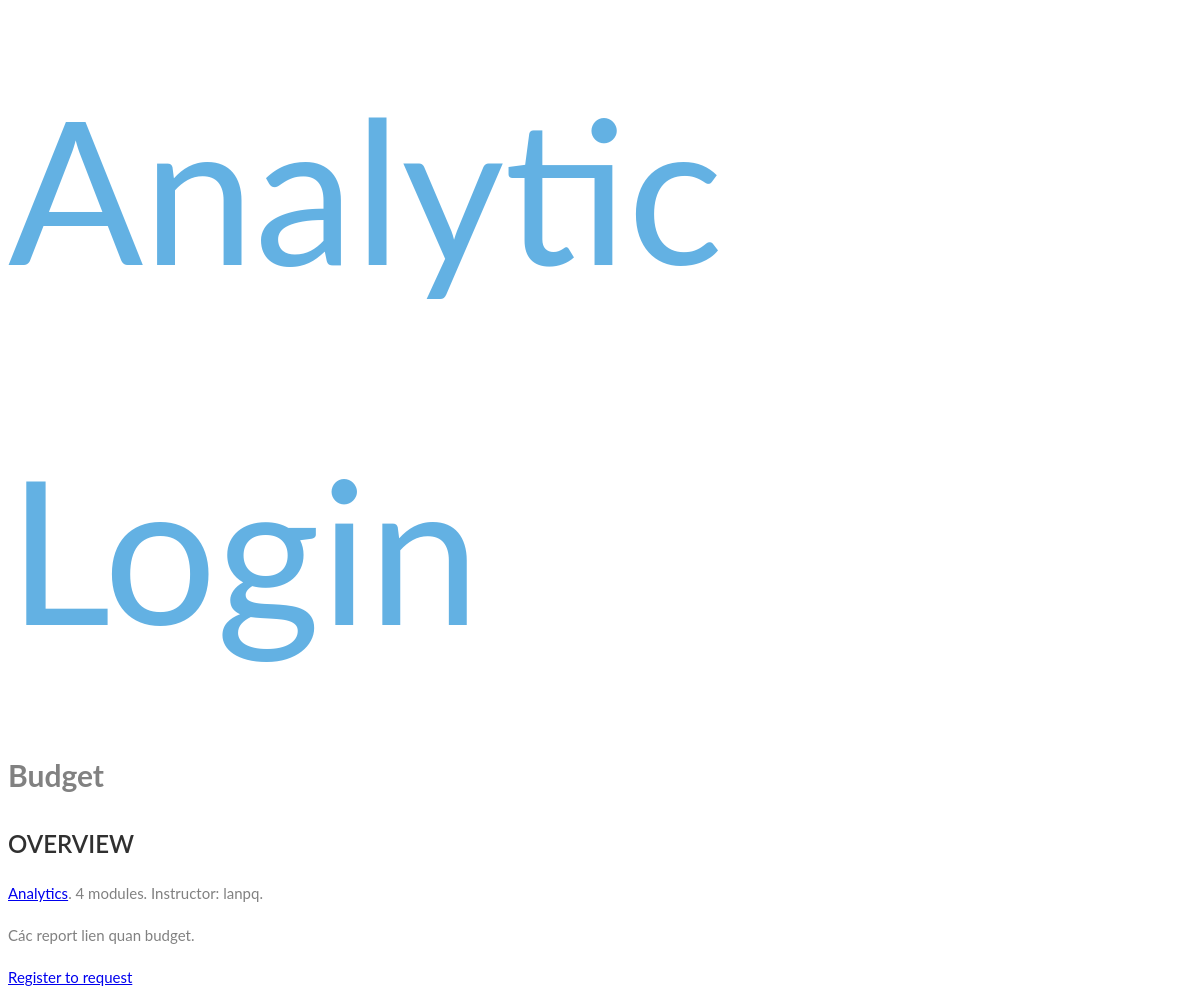
Screenshot of /menuheader/budget/ with the database file from the repository.
### menu/models.py (models this page shows, shortened)
class MenuHeader(models.Model):
    owner = models.ForeignKey(User, related_name='rel_menu_headers_users')
    menufunction = models.ForeignKey(MenuFunction, related_name='rel_menu_headers_functions')
    employees = models.ManyToManyField(User, related_name='rel_menuheaders_employees', blank=True)
    name= models.CharField(max_length=200, db_index=True)
    slug = models.SlugField(max_length=200, db_index=True, unique=True)
    image = models.ImageField(upload_to='image/menuheader/%Y/%m/%d', blank=True)
    description = models.TextField(blank=True)
    orderview = models.PositiveIntegerField()
    available = models.BooleanField(default=True)
    createddate = models.DateTimeField(auto_now_add=True)
    updateddate = models.DateTimeField(auto_now=True)
    class Meta:
        ordering = ('name',)
        verbose_name = 'menu header'
        verbose_name_plural = 'menu headers'

class MenuFunction(models.Model):
    name = models.CharField(max_length=200)
    slug = models.SlugField(max_length=200, unique=True)
    class Meta:
        ordering = ('name',)

### menu/views.py (the view)
class MenuHeaderDetailView(DetailView):
    model = MenuHeader
    template_name = 'menu/menuheader/detail.html'
    def get_context_data(self, **kwargs):
        context = super(MenuHeaderDetailView, self).get_context_data(**kwargs)
        context['enroll_form'] = MenuHeaderRequestForm(initial={'menuheader':self.object})
        return context

### menu/templates/menu/menuheader/detail.html (shortened to what this page needs)
{% extends "base.html" %}
{% block content %}
    {% with menufunction=menuheader.menufunction %}
        <h1>
            {{ object.name }}
        </h1>
        <div class="module">
            <h2>Overview</h2>
            <p>
                <a href="{% url "menuheader_list_menufunction" menufunction.slug %}">{{ menufunction.name }}</a>.
                {{ menuheader.rel_menu_details.count }} modules.
                Instructor: {{ menuheader.owner.get_username }}.{{ menuheader.owner.get_full_name }}
            </p>
            {{ object.description|linebreaks }}
            {% if request.user.is_authenticated %}
                <form action="{% url "employee_request_menuheader" %}" method="post">
                    {{ enroll_form }}
                    {% csrf_token %}
                    <input type="submit" class="button" value="Request now">
                </form>
            {% else %}
                <a href="{% url "employee_registration" %}" class="button">
                    Register to request
                </a>
            {% endif %}
        </div>
    {% endwith %}
{% endblock %}

### menu/static/css/base.css (style rules this page uses)
body { font: 400 15px Lato, sans-serif; line-height: 1.8; color: #818181; }
h2 { font-size: 24px; text-transform: uppercase; color: #303030; font-weight: 600; margin-bottom: 10px; }

### rows the page displays
MenuHeader: name "Budget", rel_menu_details.count "4", owner.get_username "lanpq", description "Các report lien quan budget."
MenuFunction: name "Analytics"
